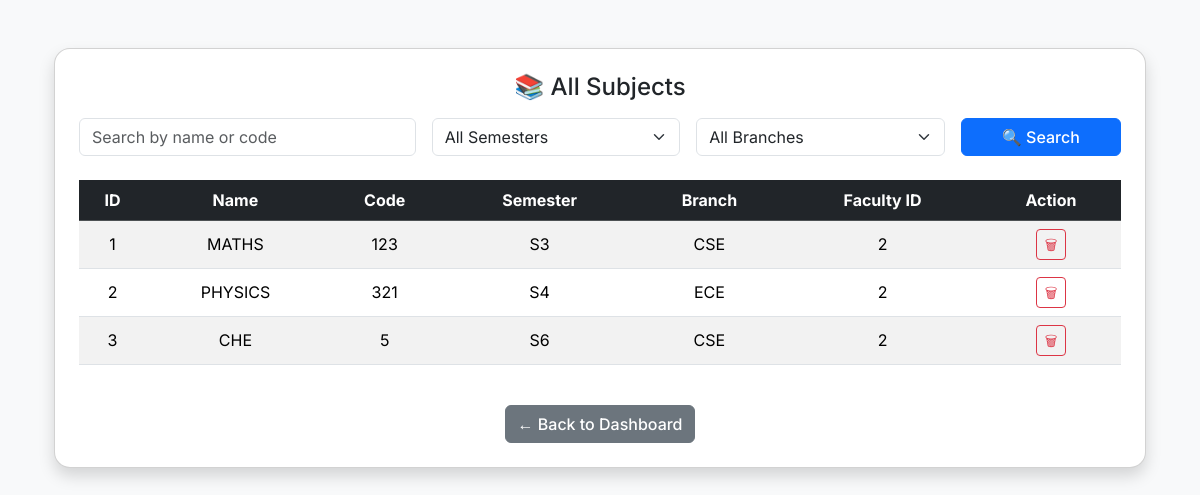
/admin/subjects (signed in), run on an earlier commit of the app's database.
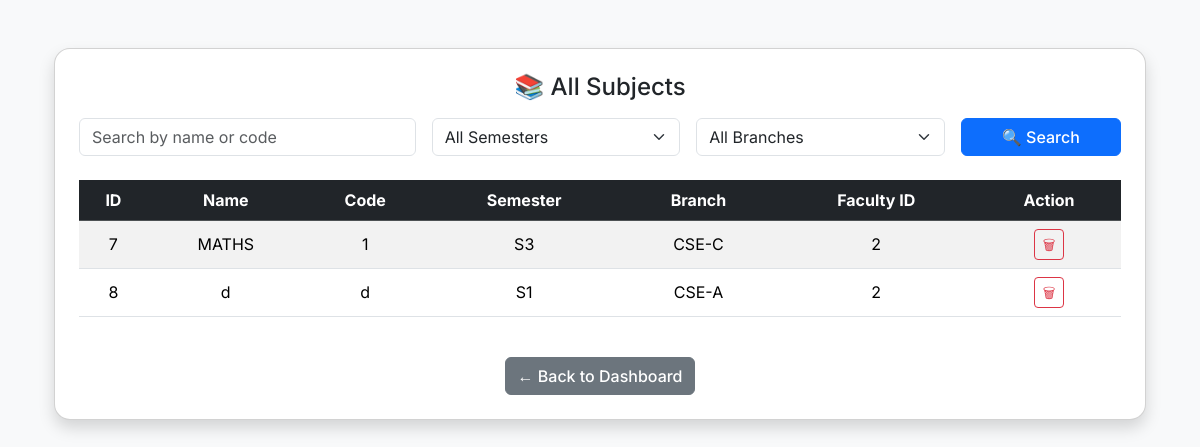
And on a later commit of the database.
### tables this page shows
CREATE TABLE subjects (
                id INTEGER PRIMARY KEY AUTOINCREMENT,
                name TEXT,
                code TEXT,
                semester TEXT,
                branch TEXT,
                faculty_id INTEGER
            );

### app.py (the view, shortened to what this page needs)
@app.route('/admin/subjects', methods=['GET', 'POST'])
def admin_subjects():
    if not is_admin():
        abort(403)
    filters = {'keyword': '', 'semester': '', 'branch': ''}
    query = "SELECT * FROM subjects WHERE 1=1"
    args = []
    db = get_db()
    subjects = db.execute(query, args).fetchall()
    return render_template('admin_subjects.html', subjects=subjects, filters=filters)

### app.py (called while the page is built)
def get_db():
    conn = sqlite3.connect('database.db', timeout=10, check_same_thread=False)
    conn.row_factory = sqlite3.Row
    return conn

@app.after_request
def add_cache_control(response):
    response.headers['Cache-Control'] = 'no-store'
    return response

def is_admin():
    return session.get('role') == 'admin'

### templates/admin_subjects.html (shortened to what this page needs)
{% extends 'base.html' %}
{% block content %}
<div class="container py-4">
  <div class="card shadow p-4">
    <h4 class="text-center mb-3">📚 All Subjects</h4>
    <div class="table-responsive"><form method="POST" class="row g-3 mb-4">
  <div class="col-md-4">
    <input type="text" name="keyword" class="form-control" placeholder="Search by name or code" value="{{ filters.keyword or '' }}">
  </div>
  <div class="col-md-3">
    <select name="semester" class="form-select">
      <option value="">All Semesters</option>
    </select>
  </div>
  <div class="col-md-3">
    <select name="branch" class="form-select">
      <option value="">All Branches</option>
    </select>
  </div>
  <div class="col-md-2">
    <button class="btn btn-primary w-100" type="submit">🔍 Search</button>
  </div>
</form>
      <table class="table table-striped align-middle text-center">
        <thead class="table-dark">
          <tr>
            <th>ID</th><th>Name</th><th>Code</th><th>Semester</th><th>Branch</th><th>Faculty ID</th><th>Action</th>
          </tr>
        </thead>
        <tbody>
          {% for s in subjects %}
          <tr>
            <td>{{ s.id }}</td>
            <td>{{ s.name }}</td>
            <td>{{ s.code }}</td>
            <td>{{ s.semester }}</td>
            <td>{{ s.branch }}</td>
            <td>{{ s.faculty_id }}</td>
            <td>
              <form method="POST" action="{{ url_for('delete_subject_admin', subject_id=s.id) }}" onsubmit="return confirm('Delete this subject?');">
                <button class="btn btn-sm btn-outline-danger">🗑</button>
              </form>
            </td>
          </tr>
          {% endfor %}
        </tbody>
      </table>
    </div>
    <div class="text-center mt-4">
      <a href="{{ url_for('admin_dashboard') }}" class="btn btn-secondary">← Back to Dashboard</a>
    </div>
  </div>
</div>
{% endblock %}

What changed in the data, as far as the page shows it:
removed subjects: id "1", name "MATHS", code "123", semester "S3", branch "CSE", faculty_id "2"
removed subjects: id "2", name "PHYSICS", code "321", semester "S4", branch "ECE", faculty_id "2"
removed subjects: id "3", name "CHE", code "5", semester "S6", branch "CSE", faculty_id "2"
added subjects: id "7", name "MATHS", code "1", semester "S3", branch "CSE-C", faculty_id "2"
added subjects: id "8", name "d", code "d", semester "S1", branch "CSE-A", faculty_id "2"
